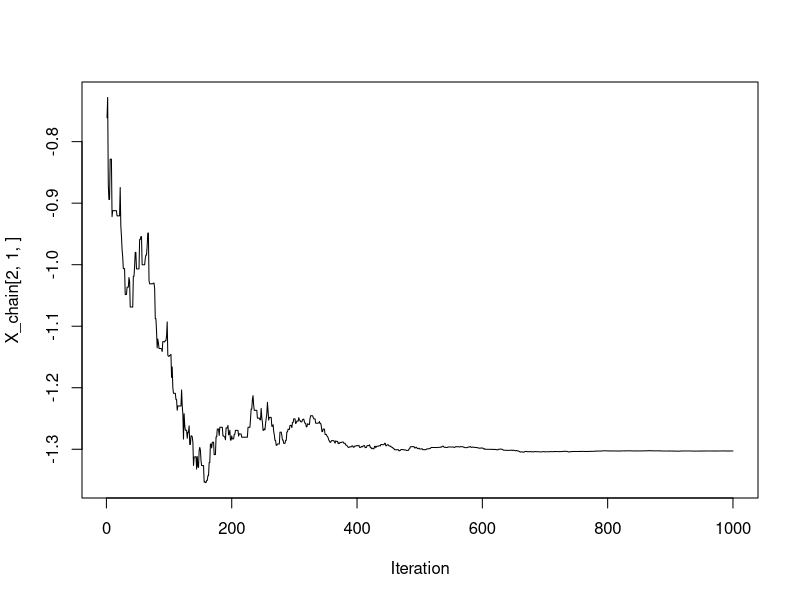
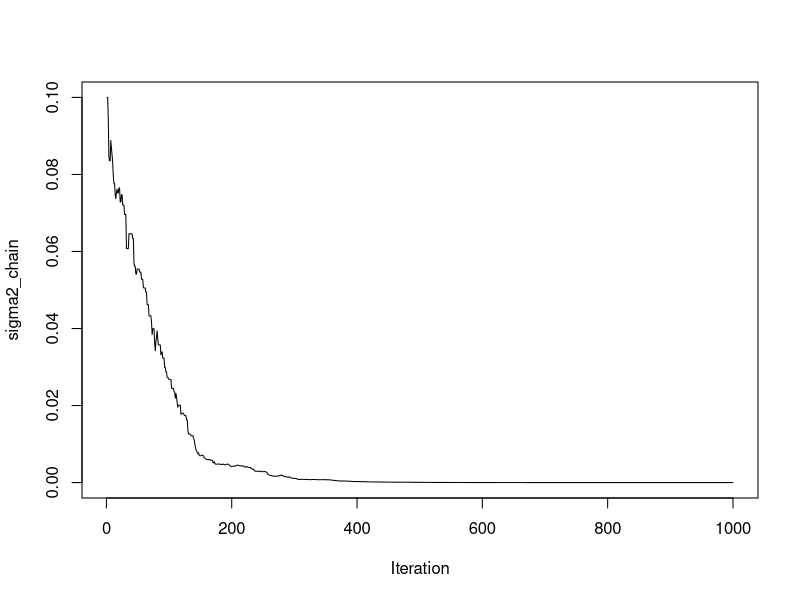
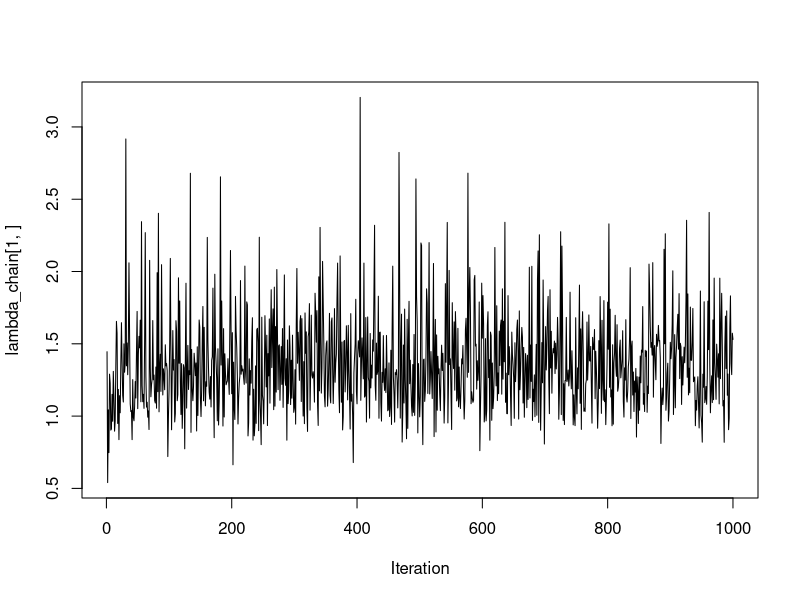

R code for these plots, in order:
#基于MH-MCMC的ALSCAL降维算法
library(MASS)
set.seed(43221)

#计算样本距离函数
deta = function(X, p) {
  if (p == 1) {
    rows = length(X)
  }
  else{
    rows = dim(X)[1]
  }
  deta = matrix(0, rows, rows)
  for (i in seq(1:rows)) {
    for (j in seq(1:rows)) {
      if (p == 1) {
        deta[i, j] = sqrt(sum((X[i] - X[j]) ^ 2))
      }
      else{
        deta[i, j] = sqrt(sum((X[i, ] - X[j, ]) ^ 2))
      }
    }
  }
  #  print(dim(deta))
  return(deta)
}

#计算分布中的SSR统计量
SSR_old = function(D, deta) {
  SSR = 0
  rows = dim(D)[1]
  for (i in seq(1:rows)) {
    for (j in seq(1:rows)) {
      if (i <= j) {
        D[i, j] = 0
        deta[i, j] = 0
      }
    }
  }
  SSR = sum((D - deta) ^ 2)
  return(SSR)
}
#计算分布中的SSR统计量
SSR_new = function(n, sigma2) {
  SSR = 0
  D = array(0, dim = c(n, n))
  for (i in seq(1:n)) {
    for (j in seq(1:n)) {
      D[i, j] = rnorm(1, 0, sqrt(sigma2))
    }
  }
  for (i in seq(1:n)) {
    for (j in seq(1:n)) {
      if (i <= j) {
        D[i, j] = 0
      }
    }
  }
  SSR = sum((D) ^ 2)
  return(SSR)
}

#计算后验联合概率密度函数
log_P = function(Y, X, sigma2, lambda, a0, b0, alpha0, beta0, p) {
  #sigma2的IG先验的参数
  a = a0
  b = b0
  #lambda的IG先验的参数
  alpha = alpha0
  beta = beta0 #长度为p的向量
  
  n = dim(X)[1]
  m = n * (n - 1) / 2
  p_11 = (-(m / 2) - a - 1) * log(sigma2)
  p_12 = sum((-(n / 2)) * log(lambda))#p的第一部分
  p_13 = sum((-(alpha + 1)) * log(lambda))
  p_1 = p_11 + p_12 + p_13
  D_ij = deta(Y, dim(Y)[2])
  deta_ij = deta(X, p)
  #  SSR = SSR_old(D_ij,deta_ij)
  SSR = SSR_new(n, sigma2)
  p_21 = -1 / (2 * sigma2) * SSR
  
  log_norm = log(pnorm(deta_ij / sqrt(sigma2), 0, 1))
  rows = dim(log_norm)[1]
  for (i in seq(1:rows)) {
    for (j in seq(1:rows)) {
      if (i <= j) {
        log_norm[i, j] = 0
      }
    }
  }
  p_22 = -sum(log_norm)
  p_23 = 0
  X_new = X ^ 2
  rows_Xnew = dim(X_new)[1]
  cols_Xnew = dim(X_new)[2]
  for (i in seq(1:rows_Xnew)) {
    for (j in seq(1:cols_Xnew)) {
      X_new[i, j] = X_new[i, j] / lambda[j]
      p_23 = p_23 + X_new[i, j]
    }
  }
  p_23 = -p_23 / 2
  p_24 = -b / sigma2
  p_25 = -sum(beta / lambda)
  p_2 = p_21 + p_22 + p_23 + p_24 + p_25
  p_value = p_1 + p_2
  #print(p_value)
  return(p_value)
}

#Y = t(matrix(c(1,2,3,2,3,4,4,5,6,5,5,5,6,6,6,9,8,7),c(6,3)))#原始样本
ALSCAL = function(Y, p, niter) {
  Y = as.matrix(Y)
  #  p = 2 #降低到2维
  p = p
  n = dim(Y)[1] #样本数n
  m = n * (n - 1) / 2
  #  niter = 100 #马氏链长度
  
  #构建参数马氏链
  X_chain = array(0, dim = c(n, p, niter)) #样本数n=3,降到维度p=2,迭代1000次
  sigma2_chain = array(0, niter) #sigma平方的链
  lambda_chain = array(0, dim = c(p, niter))#lambda的链 p行niter列
  
  #sigma2 = 5
  #设置先验参数
  a0 = 3
  #SSR = SSR_new(n,sigma2)
  #b0 = SSR/(n*(n-1)/2)*(a0-1)
  b0 = 4
  alpha0 = 0.5
  beta0 = array(1, dim = c(p))
  
  #sigma2 = 1/rgamma(1,a0,b0)
  #定义提议分布的方差
  #sigma2_sigma2 = var(1/rgamma(100,m/2+a0,SSR/2+b0))             #sigma平方可以直接通过逆Gamma分布的公式得到
  sigma2_sigma2 = 0.1
  #Xi_sigma2 = diag(p)*(sigma2/(n-1)) #Xi的提议分布N的协方差矩阵(p*p 元素为1)
  Xi_sigma2 = diag(p)
  
  #设置后验初始值
  lambda = array(1, dim = c(p))
  #sigma2 = 1/rgamma(1,a0,b0)
  sigma2 = 0.1
  X = array(0, dim = c(n, p))
  for (i in 1:n) {
    X[i, ] = mvrnorm(n = 1, rep(X[i, ]), Xi_sigma2)
  }
  SSR = 0
  #for (j in 1:p){
  #  beta0[j] = var(X[,j])
  #}
  
  rate_X = 0
  rate_sigma2 = 0
  
  #MH方法迭代MCMC抽样
  for (iter in 1:niter) {
    lambda_a = alpha0 + n / 2
    lambda_b = array(0, dim = c(p))
    for (j in 1:p) {
      beta0[j] = var(X[, j])
      lambda_b[j] = beta0[j] + var(X[, j]) * n / 2
      lambda[j] = 1 / rgamma(1, lambda_a, lambda_b[j])
    }
    lambda_chain[, iter] = lambda
    
    X_new =  array(1, dim = c(n, p))
    for (i in 1:n) {
      X_new[i, ] = mvrnorm(n = 1, rep(X[i, ]), Xi_sigma2)
    }
    log_X = log_P(Y, X_new, sigma2, lambda, a0, b0, alpha0, beta0, p) - log_P(Y, X, sigma2, lambda, a0, b0, alpha0, beta0, p)
    if (runif(1) < exp(log_X) & !is.na(log_X)) {
      X = X_new
      rate_X = rate_X + 1
    }
    X_chain[, , iter] = X
    
    
    sigma2_new = rnorm(n = 1, sigma2, sqrt(sigma2_sigma2))
    while (sigma2_new < 0) {
      sigma2_new = rnorm(n = 1, sigma2, sqrt(sigma2_sigma2))
    }
    log_sigma2 = log_P(Y, X, sigma2_new, lambda, a0, b0, alpha0, beta0, p) -
      log_P(Y, X, sigma2, lambda, a0, b0, alpha0, beta0, p)
    if (runif(1) < exp(log_sigma2) & !is.na(log_sigma2)) {
      sigma2 = sigma2_new
      rate_sigma2 = rate_sigma2 + 1
    }
    sigma2_chain[iter] = sigma2
    Xi_sigma2 = diag(p) * (sigma2 / (n - 1)) #更新X采样的sigma2
    deta_ij = deta(X, p)
    D_ij = deta(Y, dim(Y)[2])
    SSR = SSR_new(n, sigma2)
    #  SSR = SSR_old(D_ij,deta_ij)
    b0 = SSR / (n * (n - 1) / 2) * (a0 - 1) #更新b0参数
    sigma2_sigma2 = var(1 / rgamma(100, m / 2 + a0, SSR / 2 + b0))#更新sigma2的方差
  }
  return(
    list(
      X_chain,
      sigma2_chain,
      lambda_chain,
      a0,
      b0,
      alpha0,
      beta0,
      SSR,
      rate_X,
      rate_sigma2
    )
  )
}

#MDSIC代码
log_LRp = function(SSR1, SSR2, X1, X2) {
  n = dim(X2)[1]
  m = n * (n - 1) / 2
  p = dim(X2)[2] - 1
  r_1 = (m - 2) * (log(SSR2) - log(SSR1))
  s_1 = array(0, p)
  s_2 = array(0, p + 1)
  for (j in 1:p) {
    if (p == 1) {
      s_1[j] = sum(X1 ^ 2)
    }
    else{
      s_1[j] = sum(X1[, j] ^ 2)
    }
  }
  for (j in 1:(p + 1)) {
    s_2[j] = sum(X2[, j] ^ 2)
  }
  r = array(0, p)
  for (j in 1:p) {
    r[j] = s_2[j] / s_1[j]
  }
  r_21 = log(r * (n + 1)) - log(r + n)
  r_2 = (n + 1) * sum(r_21)
  r_3 = (n + 1) * log(n + 1)
  LRP = r_1 + r_2 + r_3
  return(LRP)
}

MDSIC = function(Y, niter, p) {
  X = ALSCAL(Y, 1, niter)[[1]]
  deta0 = deta(X[, , niter], 1)
  D = deta(Y, dim(Y)[2])
  SSR1 = SSR_old(D, deta0)
  n = dim(Y)[1]
  m = n * (n - 1) / 2
  MDSIC1 = (m - 2) * log(SSR1)
  MDSICp = MDSIC1
  if (p == 1) {
    MDSICp = MDSIC1
  } else{
    for (i in 1:(p - 1)) {
      #   SSR1 = ALSCAL(Y,i,niter)[[8]]
      #   print(SSR1)
      #   SSR2 = ALSCAL(Y,i+1,niter)[[8]]
      #   print(SSR2)
      #   print(i)
      print(i)
      X1_chain = ALSCAL(Y, i, niter)[[1]]
      X1 = X1_chain[, , niter]
      deta1 = deta(X1, i)
      SSR1 = SSR_old(D, deta1)
      #   print(X1)
      X2_chain = ALSCAL(Y, i + 1, niter)[[1]]
      X2 = X2_chain[, , niter]
      deta2 = deta(X2, i + 1)
      SSR2 = SSR_old(D, deta2)
      #   print(X2)
      MDSICp = MDSICp + log_LRp(SSR1, SSR2, X1, X2)
    }
  }
  return(MDSICp)
}

#算法使用部分
Y = read.csv("./Data/600519.csv", header = T)
niter = 1000
p = 1
out = ALSCAL(Y, p, niter)
X_chain = out[[1]]
sigma2_chain = out[[2]]
lambda_chain = out[[3]]
#print(deta(X_chain[,,niter]))
MDSICp = MDSIC(Y, niter, p)
print(MDSICp)
#绘制图
plot(X_chain[2, 1, ], type = 'l',xlab='Iteration')
plot(sigma2_chain,type = 'l',xlab='Iteration')
plot(lambda_chain[1,],type = 'l',xlab='Iteration')
#rate_X = rate_X/niter
#rate_sigma2 = rate_sigma2/niter
#print(rate_X)
#print(rate_sigma2)
print(X_chain[2, 1, niter])
